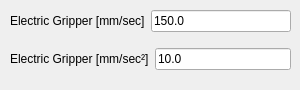
    <widget class="QWidget" name="tab_v_a_EG">
     <attribute name="title">
      <string>Electric Gripper</string>
     </attribute>
     <widget class="QWidget" name="verticalLayoutWidget_5">
      <property name="geometry">
       <rect>
        <x>10</x>
        <y>0</y>
        <width>281</width>
        <height>81</height>
       </rect>
      </property>
      <layout class="QVBoxLayout" name="verticalLayout_59">
       <item>
        <layout class="QHBoxLayout" name="horizontalLayout_73">
         <item>
          <widget class="QLabel" name="label_9">
           <property name="text">
            <string>Electric Gripper [mm/sec]</string>
           </property>
          </widget>
         </item>
         <item>
          <widget class="QLineEdit" name="lineEdit_w_max_gripper">
           <property name="text">
            <string>150.0</string>
           </property>
          </widget>
         </item>
        </layout>
       </item>
       <item>
        <layout class="QHBoxLayout" name="horizontalLayout_74">
         <item>
          <widget class="QLabel" name="label_34">
           <property name="text">
            <string>Electric Gripper [mm/sec²]</string>
           </property>
          </widget>
         </item>
         <item>
          <widget class="QLineEdit" name="lineEdit_alpha_max_gripper">
           <property name="text">
            <string>10.0</string>
           </property>
          </widget>
         </item>
        </layout>
       </item>
      </layout>
     </widget>
    </widget>
